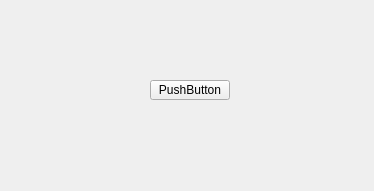
<?xml version="1.0" encoding="UTF-8"?>
<ui version="4.0">
 <class>Widget</class>
 <widget class="QWidget" name="Widget">
  <property name="geometry">
   <rect>
    <x>0</x>
    <y>0</y>
    <width>374</width>
    <height>191</height>
   </rect>
  </property>
  <property name="windowTitle">
   <string>Widget</string>
  </property>
  <widget class="QPushButton" name="pushButton">
   <property name="geometry">
    <rect>
     <x>150</x>
     <y>80</y>
     <width>80</width>
     <height>20</height>
    </rect>
   </property>
   <property name="text">
    <string>PushButton</string>
   </property>
  </widget>
 </widget>
 <resources/>
 <connections/>
</ui>
